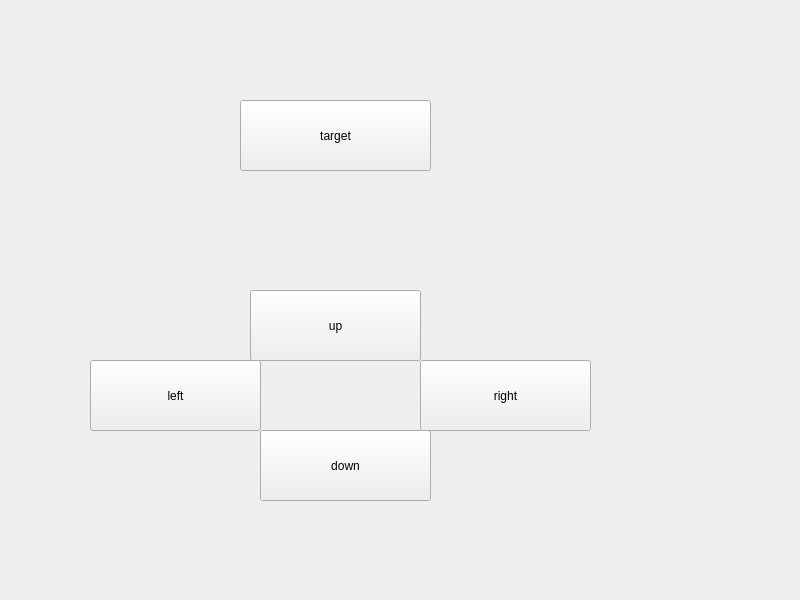
<?xml version="1.0" encoding="UTF-8"?>
<ui version="4.0">
 <class>Widget</class>
 <widget class="QWidget" name="Widget">
  <property name="geometry">
   <rect>
    <x>0</x>
    <y>0</y>
    <width>800</width>
    <height>600</height>
   </rect>
  </property>
  <property name="windowTitle">
   <string>Widget</string>
  </property>
  <widget class="QPushButton" name="pushButton_target">
   <property name="geometry">
    <rect>
     <x>240</x>
     <y>100</y>
     <width>191</width>
     <height>71</height>
    </rect>
   </property>
   <property name="text">
    <string>target</string>
   </property>
  </widget>
  <widget class="QPushButton" name="pushButton_up">
   <property name="geometry">
    <rect>
     <x>250</x>
     <y>290</y>
     <width>171</width>
     <height>71</height>
    </rect>
   </property>
   <property name="text">
    <string>up</string>
   </property>
  </widget>
  <widget class="QPushButton" name="pushButton_left">
   <property name="geometry">
    <rect>
     <x>90</x>
     <y>360</y>
     <width>171</width>
     <height>71</height>
    </rect>
   </property>
   <property name="text">
    <string>left</string>
   </property>
  </widget>
  <widget class="QPushButton" name="pushButton_down">
   <property name="geometry">
    <rect>
     <x>260</x>
     <y>430</y>
     <width>171</width>
     <height>71</height>
    </rect>
   </property>
   <property name="text">
    <string>down</string>
   </property>
  </widget>
  <widget class="QPushButton" name="pushButton_right">
   <property name="geometry">
    <rect>
     <x>420</x>
     <y>360</y>
     <width>171</width>
     <height>71</height>
    </rect>
   </property>
   <property name="text">
    <string>right</string>
   </property>
  </widget>
 </widget>
 <resources/>
 <connections/>
</ui>
